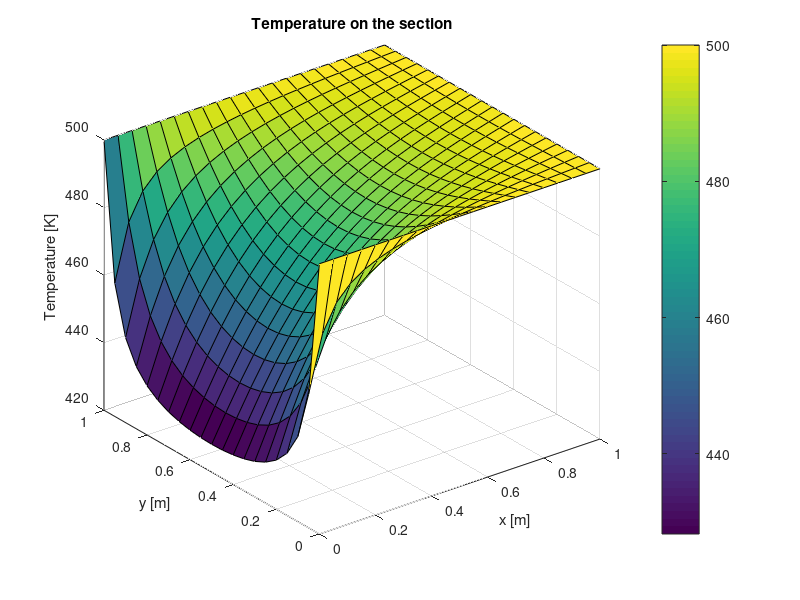

Write MATLAB code to recreate this figure.
% An industrial furnace is supported by a brick column with a cross-section of 1 m × 1 m.
% During steady-state operation, the furnace setup ensures that three faces of the column are maintained at 500 K,
% while the remaining face is exposed to an air stream at 300 K, with a heat transfer coefficient of h = 10 W/m²K.
% Determine the temperature map across the column's cross-section and the heat power dissipated into the air per unit length of the column.
% Density = 1920 kg/m^3; Thermal conductivity = 0.72 W/m/K; Specific heat = 835 J/kg/K

% Laib 10, exercise 1
% Simone Canevarolo
% 31/12/2024
% S269893

clear all
close all
clc

ll = 1; % m
Tlato = 500; % K
Tair = 300; % K
hh = 10; % W/m^2/K

rovol = 1920; % Kg/m^3
cond = 0.72; % W/m/K
cp = 835; % J/kg/K

dx = 5e-2; % m
dy = dx;

xx = (0:dx:ll)';
yy = xx;

Nx = length(xx);
Ny = Nx;
Ntot = Nx*Ny;

[xmat,ymat] = meshgrid(xx,yy);

AA = sparse([],[],[], Ntot, Ntot, 5*Ntot);

bb = zeros(Ntot,1);

for ii = 2:Nx-1
    for jj = 2:Ny-1

        kk = Nx*(jj-1)+ii;
        AA(kk,kk-Nx) = 1/dy^2;
        AA(kk,kk-1) = 1/dx^2;
        AA(kk,kk) = -2*(1/dx^2+1/dy^2);
        AA(kk,kk+1) = 1/dx^2;
        AA(kk,kk+Nx) = 1/dy^2;

    end
end


% West, mantained temperature (Dirichlet condition)
kk = 1:Nx;
AA(kk,:) = 0;
AA(kk,kk) = eye(length(kk));
bb(kk) = Tlato;

% South, mantained temperature (Dirichlet condition)
kk = Nx:Nx:Ntot;
AA(kk,:) = 0;
AA(kk,kk) = eye(length(kk));
bb(kk) = Tlato;

% East, mantained temperature (Dirichlet condition)
kk = Nx*(Ny-1)+1:Ntot;
AA(kk,:) = 0;
AA(kk,kk) = eye(length(kk));
bb(kk) = Tlato;

% North, air convection (Robin condition)
ii = 1;
for jj = 2:Ny-1

    kk = Nx*(jj-1)+ii;
    AA(kk,kk-Nx) = cond/2/dy^2;
    AA(kk,kk) = -(cond*(1/dx^2+1/dy^2)+hh/dx);
    AA(kk,kk+1) = cond/dx^2;
    AA(kk,kk+Nx) = cond/2/dy^2;
    bb(kk) = -Tair/cond*hh/dx;

end


TT = AA\bb;
TTT = reshape(TT,Nx,Ny);

figure(1)
surf(xmat',ymat',TTT)
colorbar
xlabel('x [m]')
ylabel('y [m]')
zlabel('Temperature [K]')
title('Temperature on the section')
